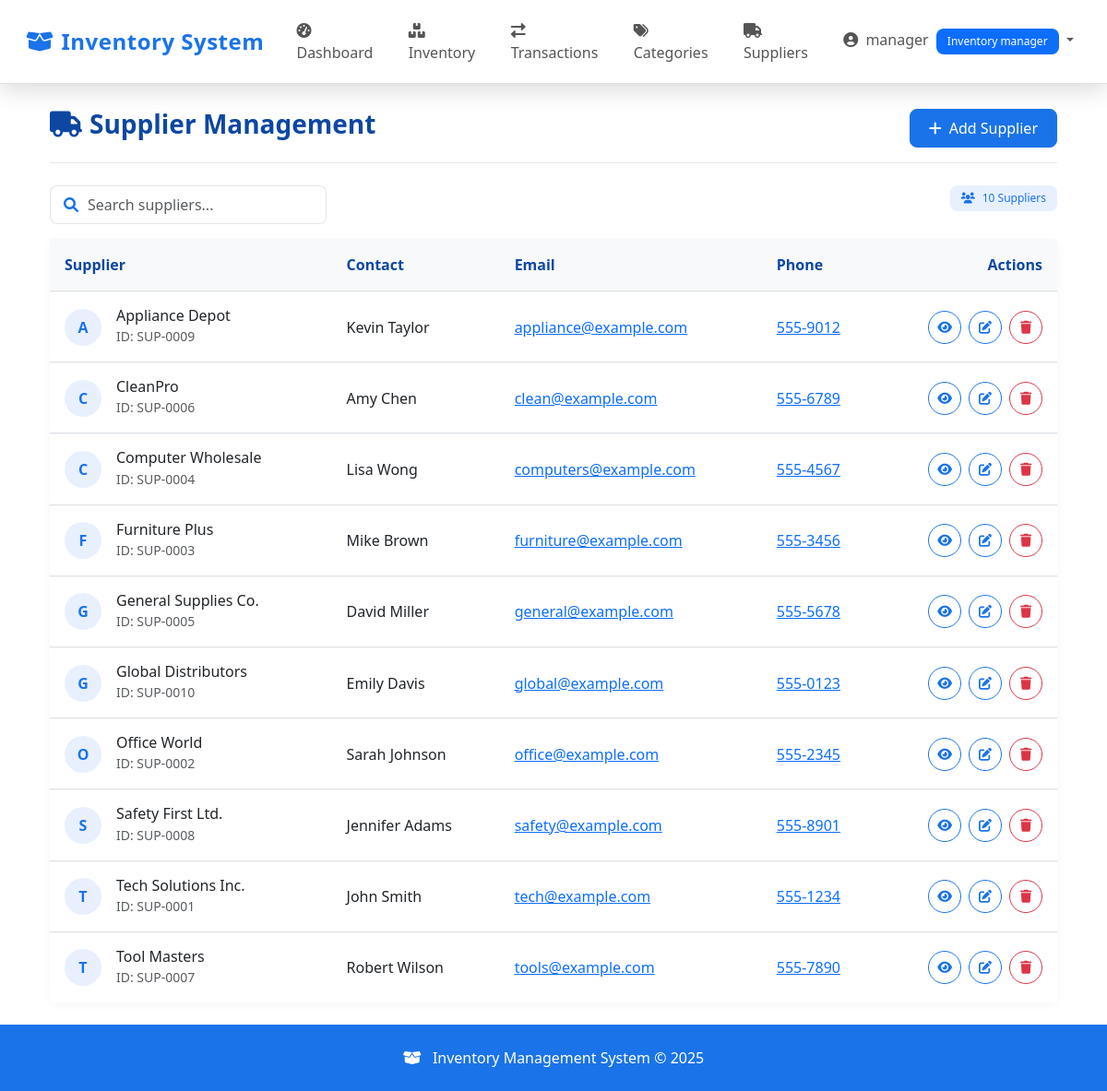
Page /admin/suppliers.php (signed in) on the committed database.
### tables this page shows
CREATE TABLE `users` (
  `id` int(11) NOT NULL,
  `username` varchar(50) NOT NULL,
  `password` varchar(255) NOT NULL,
  `email` varchar(100) NOT NULL,
  `role` enum('admin','inventory_manager','staff') NOT NULL DEFAULT 'staff',
  `is_active` tinyint(1) DEFAULT 1,
  `created_at` timestamp NOT NULL DEFAULT current_timestamp(),
  `updated_at` timestamp NOT NULL DEFAULT current_timestamp() ON UPDATE current_timestamp()
);

CREATE TABLE `suppliers` (
  `id` int(11) NOT NULL,
  `name` varchar(255) NOT NULL,
  `contact_person` varchar(100) DEFAULT NULL,
  `email` varchar(100) DEFAULT NULL,
  `phone` varchar(20) DEFAULT NULL,
  `address` text DEFAULT NULL,
  `created_at` timestamp NOT NULL DEFAULT current_timestamp(),
  `updated_at` timestamp NOT NULL DEFAULT current_timestamp() ON UPDATE current_timestamp()
);

### includes/auth.php (called while the page is built, shortened)
<?php
function isLoggedIn() {
    return isset($_SESSION['user_id']);
}
function hasPermission($permissionName) {
    $conn = getDBConnection();
    $userId = $_SESSION['user_id'];
    $stmt = $conn->prepare("SELECT p.name FROM user_permissions up
                           JOIN permissions p ON up.permission_id = p.id
                           WHERE up.user_id = ? AND p.name = ?");
    $stmt->bind_param("is", $userId, $permissionName);
    $stmt->execute();
    $result = $stmt->get_result();
    if ($result->num_rows > 0) {
        return true;
    }
    $stmt = $conn->prepare("SELECT p.name FROM users u
                           JOIN role_permissions rp ON u.role = rp.role
                           JOIN permissions p ON rp.permission_id = p.id
                           WHERE u.id = ? AND p.name = ?");
    $stmt->bind_param("is", $userId, $permissionName);
    $stmt->execute();
    $result = $stmt->get_result();
    $hasPermission = $result->num_rows > 0;
    return $hasPermission;
}
function getCurrentUserRole() {
    $conn = getDBConnection();
    $stmt = $conn->prepare("SELECT role FROM users WHERE id = ?");
    $stmt->bind_param("i", $_SESSION['user_id']);
    $stmt->execute();
    $result = $stmt->get_result();
    $role = $result->fetch_assoc()['role'];
    return $role;
}

### includes/functions.php (called while the page is built, shortened)
<?php
require_once __DIR__ . '/auth.php';
function getDashboardLink() {
    $role = getCurrentUserRole();
    switch ($role) {
        case 'inventory_manager':
            return BASE_URL . '/manager/dashboard.php';
    }
}

### admin/suppliers.php (the view, shortened to what this page needs)
<?php
require_once __DIR__ . '/../includes/auth.php';
require_once __DIR__ . '/../includes/functions.php';
$conn = getDBConnection();
$result = $conn->query("SELECT * FROM suppliers ORDER BY name");
$suppliers = $result->fetch_all(MYSQLI_ASSOC);
?>
<?php include __DIR__ . '/../includes/header.php'; ?>
<div class="container-fluid py-4">
    <div class="page-header mb-4">
        <div class="d-flex justify-content-between align-items-center">
            <h1 class="page-title">
                <i class="fas fa-truck me-2"></i>Supplier Management
            </h1>
            <button class="btn btn-primary" data-bs-toggle="modal" data-bs-target="#addSupplierModal">
                <i class="fas fa-plus me-2"></i>Add Supplier
            </button>
        </div>
    </div>
    <div class="row mb-3">
        <div class="col-md-6">
            <div class="search-box">
                <i class="fas fa-search"></i>
                <input type="text" id="supplierSearch" class="form-control" placeholder="Search suppliers...">
            </div>
        </div>
        <div class="col-md-6 text-end">
            <span class="badge badge-primary">
                <i class="fas fa-users me-2"></i><?php echo count($suppliers); ?> Suppliers
            </span>
        </div>
    </div>
    <div class="card">
        <div class="card-body p-0">
            <?php if (!empty($suppliers)): ?>
                <div class="table-responsive">
                    <table class="table table-hover mb-0" id="suppliersTable">
                        <thead>
                            <tr>
                                <th>Supplier</th>
                                <th>Contact</th>
                                <th>Email</th>
                                <th>Phone</th>
                                <th class="text-end">Actions</th>
                            </tr>
                        </thead>
                        <tbody>
                            <?php foreach ($suppliers as $supplier): ?>
                                <tr class="supplier-row" data-supplier-id="<?php echo $supplier['id']; ?>">
                                    <td>
                                        <div class="d-flex align-items-center">
                                            <div class="avatar me-3">
                                                <?php echo strtoupper(substr($supplier['name'], 0, 1)); ?>
                                            </div>
                                            <div>
                                                <h6 class="mb-0"><?php echo htmlspecialchars($supplier['name']); ?></h6>
                                                <small class="text-muted">ID: SUP-<?php echo str_pad($supplier['id'], 4, '0', STR_PAD_LEFT); ?></small>
                                            </div>
                                        </div>
                                    </td>
                                    <td><?php echo htmlspecialchars($supplier['contact_person']); ?></td>
                                    <td>
                                        <?php if (!empty($supplier['email'])): ?>
                                            <a href="mailto:<?php echo htmlspecialchars($supplier['email']); ?>" class="text-primary">
                                                <?php echo htmlspecialchars($supplier['email']); ?>
                                            </a>
                                        <?php else: ?>
                                            <span class="text-muted">N/A</span>
                                        <?php endif; ?>
                                    </td>
                                    <td>
                                        <?php if (!empty($supplier['phone'])): ?>
                                            <a href="tel:<?php echo htmlspecialchars($supplier['phone']); ?>" class="text-primary">
                                                <?php echo htmlspecialchars($supplier['phone']); ?>
                                            </a>
                                        <?php else: ?>
                                            <span class="text-muted">N/A</span>
                                        <?php endif; ?>
                                    </td>
                                    <td class="text-end">
                                        <div class="d-flex justify-content-end gap-2">
                                            <button class="btn btn-sm btn-outline-primary action-btn"
                                                    data-bs-toggle="modal"
                                                    data-bs-target="#viewSupplierModal<?php echo $supplier['id']; ?>"
                                                    title="View Details">
                                                <i class="fas fa-eye"></i>
                                            </button>
                                            <button class="btn btn-sm btn-outline-primary action-btn"
                                                    data-bs-toggle="modal"
                                                    data-bs-target="#editSupplierModal<?php echo $supplier['id']; ?>"
                                                    title="Edit">
                                                <i class="fas fa-edit"></i>
                                            </button>
                                            <a href="suppliers.php?delete=<?php echo $supplier['id']; ?>"
                                               class="btn btn-sm btn-outline-danger action-btn delete-btn"
                                               title="Delete">
                                                <i class="fas fa-trash"></i>
                                            </a>
                                        </div>
                                    </td>
                                </tr>
                            <?php endforeach; ?>
                        </tbody>
                    </table>
                </div>
            <?php endif; ?>
        </div>
    </div>
</div>
<?php include __DIR__ . '/../includes/footer.php'; ?>

### includes/header.php (shortened to what this page needs)
<?php
require_once __DIR__ . '/auth.php';
require_once __DIR__ . '/functions.php';
function getBasePath() {
    $role = getCurrentUserRole();
    return BASE_URL . '/' . ($role === 'admin' ? 'admin' : ($role === 'inventory_manager' ? 'manager' : 'staff'));
}
$basePath = getBasePath();
?>
<!DOCTYPE html>
<html lang="en">
<head>
    <link href="https://cdn.jsdelivr.net/npm/bootstrap@5.3.0/dist/css/bootstrap.min.css" rel="stylesheet">
    <link rel="stylesheet" href="https://cdnjs.cloudflare.com/ajax/libs/font-awesome/6.0.0/css/all.min.css">
</head>
<body>
    <nav class="navbar navbar-expand-lg navbar-light">
        <div class="container-fluid">
            <a class="navbar-brand" href="<?= BASE_URL ?>/index.php">
                <i class="fas fa-box-open me-2"></i>Inventory System
            </a>
            <div class="collapse navbar-collapse" id="navbarNav">
                <ul class="navbar-nav me-auto">
                    <?php if (isLoggedIn()): ?>
                        <li class="nav-item">
                            <a class="nav-link" href="<?= getDashboardLink() ?>">
                                <i class="fas fa-tachometer-alt me-1"></i> Dashboard
                            </a>
                        </li>
                        <?php if (hasPermission('view_inventory')): ?>
                            <li class="nav-item">
                                <a class="nav-link" href="<?= $basePath ?>/items.php">
                                    <i class="fas fa-boxes me-1"></i> Inventory
                                </a>
                            </li>
                        <?php endif; ?>
                        <?php if (hasPermission('view_transactions')): ?>
                            <li class="nav-item">
                                <a class="nav-link" href="<?= $basePath ?>/transactions.php">
                                    <i class="fas fa-exchange-alt me-1"></i> Transactions
                                </a>
                            </li>
                        <?php endif; ?>
                        <?php if (hasPermission('manage_categories')): ?>
                            <li class="nav-item">
                                <a class="nav-link" href="<?= $basePath ?>/categories.php">
                                    <i class="fas fa-tags me-1"></i> Categories
                                </a>
                            </li>
                        <?php endif; ?>
                        <?php if (hasPermission('manage_suppliers')): ?>
                            <li class="nav-item">
                                <a class="nav-link" href="<?= $basePath ?>/suppliers.php">
                                    <i class="fas fa-truck me-1"></i> Suppliers
                                </a>
                            </li>
                        <?php endif; ?>
                    <?php endif; ?>
                </ul>
                <ul class="navbar-nav">
                    <?php if (isLoggedIn()): ?>
                        <li class="nav-item dropdown">
                            <a class="nav-link dropdown-toggle" href="#" id="navbarDropdown" role="button" data-bs-toggle="dropdown">
                                <i class="fas fa-user-circle me-1"></i>
                                <?php echo htmlspecialchars($_SESSION['username']); ?>
                                <span class="badge bg-primary text-white ms-1"><?php echo ucfirst(str_replace('_', ' ', getCurrentUserRole())); ?></span>
                            </a>
                        </li>
                    <?php endif; ?>
                </ul>
            </div>
        </div>
    </nav>
    <div class="container mt-4">
</body>
</html>

### includes/header.php (style rules this page uses)
:root { --primary-blue: #1a73e8; --dark-blue: #0d47a1; --light-blue: #e8f0fe; --hover-blue: #4285f4; --white: #ffffff; }
body { font-family: 'Segoe UI', Tahoma, Geneva, Verdana, sans-serif; background-color: var(--white); overflow-x: hidden; padding-top: 70px; }
.navbar { background: var(--white) !important; box-shadow: 0 4px 20px rgba(0, 0, 0, 0.1); transition: all 0.3s ease; padding: 0.8rem 1rem; position: fixed; top: 0; width: 100%; z-index: 1030; border-bottom: 1px solid #e0e0e0; }
.navbar-brand { font-weight: 700; font-size: 1.5rem; letter-spacing: 0.5px; color: var(--primary-blue) !important; transition: all 0.3s ease; position: relative; }
.navbar-brand::after { content: ''; position: absolute; width: 0; height: 2px; bottom: 0; left: 0; background-color: var(--primary-blue); transition: width 0.3s ease; }
.nav-link { color: #555 !important; font-weight: 500; padding: 0.5rem 1rem !important; margin: 0 0.2rem; border-radius: 4px; transition: all 0.3s ease; position: relative; }
.nav-link i { transition: transform 0.3s ease; }
.container { animation: fadeInUp 0.6s ease; }

### admin/suppliers.php (style rules this page uses)
:root { --primary-blue: #1a73e8; --light-blue: #e8f0fe; --dark-blue: #0d47a1; --white: #ffffff; --light-gray: #f8f9fa; --border-radius: 8px; }
body { background-color: var(--white); color: #333; font-family: 'Segoe UI', 'Helvetica Neue', Arial, sans-serif; }
.page-header { border-bottom: 1px solid rgba(0, 0, 0, 0.08); padding-bottom: 1rem; margin-bottom: 2rem; }
.page-title { font-weight: 600; color: var(--dark-blue); font-size: 1.75rem; }
.btn-primary { background-color: var(--primary-blue); border-color: var(--primary-blue); border-radius: var(--border-radius); font-weight: 500; padding: 0.5rem 1.25rem; transition: all 0.2s ease; }
.btn-outline-primary { color: var(--primary-blue); border-color: var(--primary-blue); border-radius: var(--border-radius); }
.card { border: none; border-radius: var(--border-radius); box-shadow: 0 2px 12px rgba(0, 0, 0, 0.04); transition: box-shadow 0.2s ease; }
.table { border-collapse: separate; border-spacing: 0; }
.table th { background-color: var(--light-gray); color: var(--dark-blue); font-weight: 600; border-top: none; padding: 1rem; }
.table td { padding: 1rem; vertical-align: middle; border-top: 1px solid rgba(0, 0, 0, 0.04); }
.table tr:last-child td { border-bottom: none; }
.avatar { width: 40px; height: 40px; border-radius: 50%; display: flex; align-items: center; justify-content: center; background-color: var(--light-blue); color: var(--primary-blue); font-weight: 600; }
.action-btn { width: 36px; height: 36px; display: flex; align-items: center; justify-content: center; border-radius: 50%; transition: all 0.2s ease; }
.search-box { position: relative; max-width: 300px; }
.search-box input { padding-left: 40px; border-radius: var(--border-radius); border: 1px solid rgba(0, 0, 0, 0.1); transition: all 0.2s ease; }
.search-box i { position: absolute; left: 15px; top: 50%; transform: translateY(-50%); color: var(--primary-blue); }
.badge { font-weight: 500; padding: 0.5rem 0.75rem; border-radius: var(--border-radius); }
.badge-primary { background-color: var(--light-blue); color: var(--primary-blue); }
.form-control { border-radius: var(--border-radius); border: 1px solid rgba(0, 0, 0, 0.1); padding: 0.5rem 0.75rem; }

### rows in the picture
users: role "Inventory manager"
suppliers: name "A", name "Appliance Depot", id "0009", contact_person "Kevin Taylor", email "appliance@example.com", phone "555-9012"
suppliers: name "C", name "CleanPro", id "0006", contact_person "Amy Chen", email "clean@example.com", phone "555-6789"
suppliers: name "C", name "Computer Wholesale", id "0004", contact_person "Lisa Wong", email "computers@example.com", phone "555-4567"
suppliers: name "F", name "Furniture Plus", id "0003", contact_person "Mike Brown", email "furniture@example.com", phone "555-3456"
suppliers: name "G", name "General Supplies Co.", id "0005", contact_person "David Miller", email "general@example.com", phone "555-5678"
suppliers: name "G", name "Global Distributors", id "0010", contact_person "Emily Davis", email "global@example.com", phone "555-0123"
suppliers: name "O", name "Office World", id "0002", contact_person "Sarah Johnson", email "office@example.com", phone "555-2345"
suppliers: name "S", name "Safety First Ltd.", id "0008", contact_person "Jennifer Adams", email "safety@example.com", phone "555-8901"
suppliers: name "T", name "Tech Solutions Inc.", id "0001", contact_person "John Smith", email "tech@example.com", phone "555-1234"
suppliers: name "T", name "Tool Masters", id "0007", contact_person "Robert Wilson", email "tools@example.com", phone "555-7890"

### other values in the picture
$_SESSION['username'] "manager"
count($suppliers) "10"
